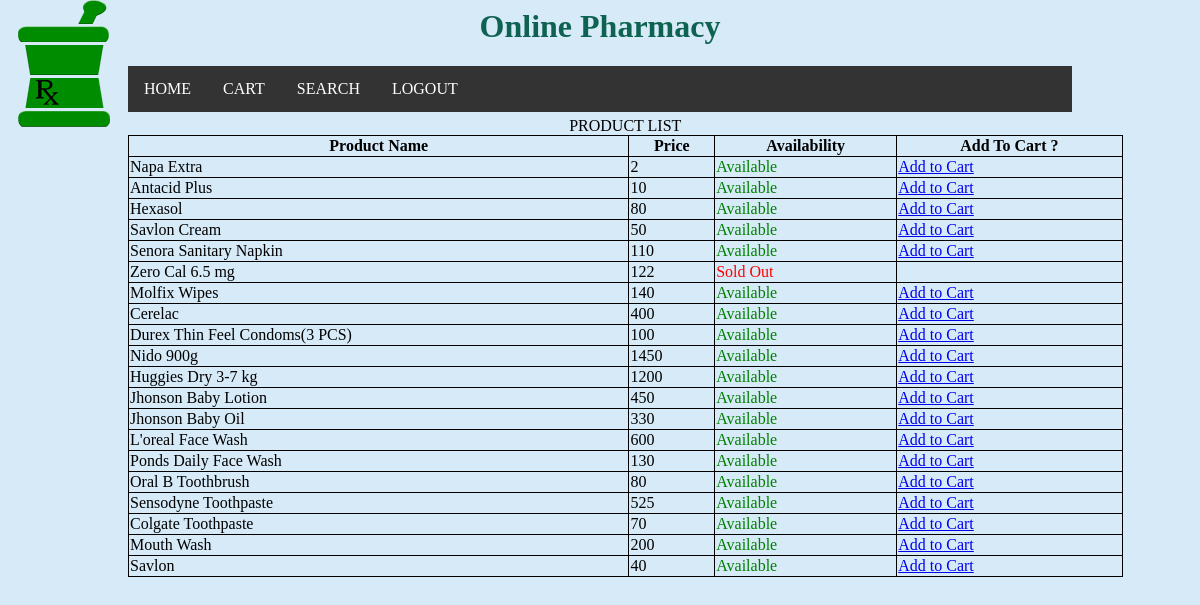
The app's page /index.php (signed in) with its own data.
### tables this page shows
CREATE TABLE `product` (
  `id` int(11) NOT NULL,
  `Name` varchar(200) NOT NULL,
  `Stock` int(11) NOT NULL,
  `BuyingPrice` int(11) NOT NULL,
  `SellingPrice` int(11) NOT NULL
);

### dbcon.php (called while the page is built, shortened)
<?php
function get_db_connection(){
		$servername = "127.0.0.1:3306";
		$username = "root";
		$password = "";
		$dbname = "phermacy";
		$conn = mysqli_connect($servername, $username, $password, $dbname);
		return $conn;
}
?>

### index.php (the view, shortened to what this page needs)
<head>
<link rel="stylesheet" type="text/css" href="index.css">
</head>
<center>
<h1>Online Pharmacy</h1>
<ul>
	<li><a href="index.php">HOME</a></li>
	<li><a href="view_cart.php">CART</a></li>
	<li><a href="search.php">SEARCH</a></li>
	<li><a href='logout.php'>LOGOUT</a></li>
</ul>
</center>
<?php
	include_once("dbcon.php");
	function getAllProductsFromDb(){
		$query = "SELECT Id, Name, Stock, SellingPrice FROM product";
		$result = mysqli_query(get_db_connection(), $query);;
		$productList = array();
		if($result){
			for($i=0; $row = mysqli_fetch_assoc($result); ++$i) {
				$productList[$i] = $row;
			}
		}
		return $productList;
	}
?>
<div>
<table >
<caption>PRODUCT LIST</caption>
  <thead>
    <tr>
      <th scope="col">Product Name</th>
      <th scope="col">Price</th>
      <th scope="col">Availability</th>
      <th scope="col">Add To Cart ?</th>
    </tr>
  </thead>
<tbody>
	<?php
	$productList = getAllProductsFromDb();
	if (is_array($productList) || is_object($productList)){
		foreach($productList as $product){
			echo "<tr>";
			echo "<td>";
			echo"$product[Name]";
			echo "</td>";
			echo "<td>";
			echo "$product[SellingPrice]";
			echo "</td>";
			if($product['Stock']>0){
				echo "<td>";
				echo "<span style='color: green'>Available</span>";
				echo "</td>";
				echo "<td>";
				echo "<a href='add_to_cart.php?pid=$product[Id]'>Add to Cart</a>";
				echo "</td>";
			}
			else{
				echo "<td>";
				echo "<span style='color: red'>Sold Out</span>";
				echo "</td>";
				echo "</tr>";
			}
		}
	}
?>
  </tbody>
</table>
</div>

### index.css (style rules this page uses)
h1 { color:#0E6251; }
table { width:84%; margin: 0 0 0 120px; border-collapse: collapse; }
table, th, td { border: 1px solid black; }
ul { list-style-type: none; margin: 5px 120px; padding: 0; overflow: hidden; background-color: #333; }
li { float: left; }
li a { display: inline-block; color: white; text-align: center; padding: 14px 16px; text-decoration: none; }

### records on screen
product: Name "Napa Extra", SellingPrice "2"
product: Name "Antacid Plus", SellingPrice "10"
product: Name "Hexasol", SellingPrice "80"
product: Name "Savlon Cream", SellingPrice "50"
product: Name "Senora Sanitary Napkin", SellingPrice "110"
product: Name "Zero Cal 6.5 mg", SellingPrice "122", Stock "Sold Out"
product: Name "Molfix Wipes", SellingPrice "140"
product: Name "Cerelac", SellingPrice "400"
product: Name "Durex Thin Feel Condoms(3 PCS)", SellingPrice "100"
product: Name "Nido 900g", SellingPrice "1450"
product: Name "Huggies Dry 3-7 kg", SellingPrice "1200"
product: Name "Jhonson Baby Lotion", SellingPrice "450"
product: Name "Jhonson Baby Oil", SellingPrice "330"
product: Name "L'oreal Face Wash", SellingPrice "600"
product: Name "Ponds Daily Face Wash", SellingPrice "130"
product: Name "Oral B Toothbrush", SellingPrice "80"
product: Name "Sensodyne Toothpaste", SellingPrice "525"
product: Name "Colgate Toothpaste", SellingPrice "70"
product: Name "Mouth Wash", SellingPrice "200"
product: Name "Savlon", SellingPrice "40"
